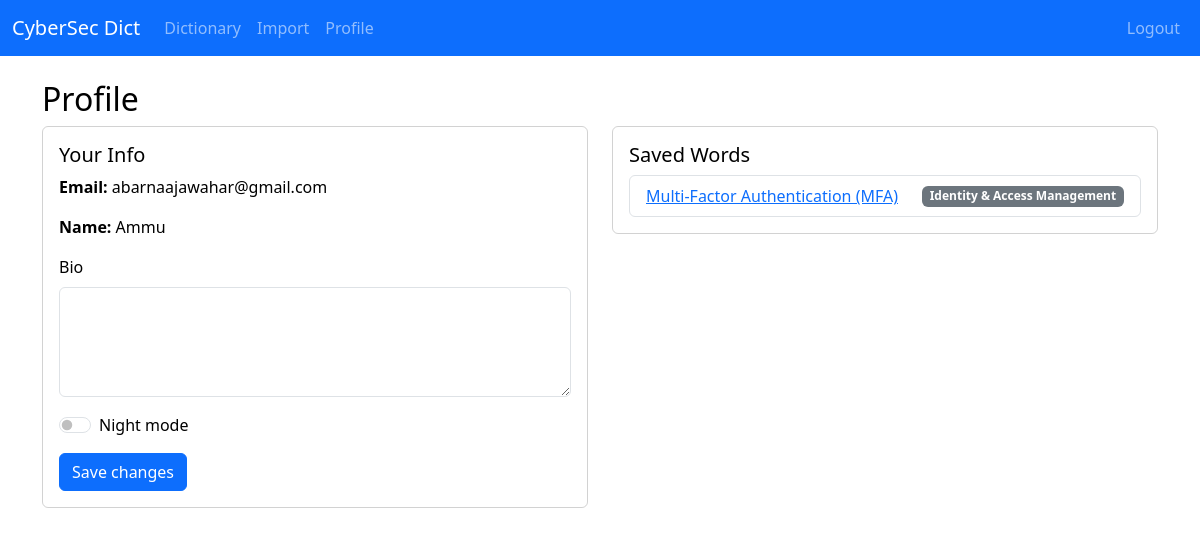
The page /profile/ (signed in) on the database its author committed.
### models.py (models this page shows, shortened)
class User(UserMixin, db.Model):
    id = db.Column(db.Integer, primary_key=True)
    email = db.Column(db.String(255), unique=True, nullable=False)
    password_hash = db.Column(db.String(255), nullable=False)
    display_name = db.Column(db.String(120), nullable=False)
    bio = db.Column(db.Text, default='')
    night_mode = db.Column(db.Boolean, default=False)
    created_at = db.Column(db.DateTime, default=datetime.utcnow)
    saved_entries = db.relationship(
        'DictionaryEntry', secondary=saved_words, lazy='dynamic', backref='saved_by_users'
    )

class DictionaryEntry(db.Model):
    id = db.Column(db.Integer, primary_key=True)
    term = db.Column(db.String(255), unique=True, nullable=False, index=True)
    content = db.Column(db.Text, nullable=False)
    category = db.Column(db.String(120), nullable=True, index=True)
    created_at = db.Column(db.DateTime, default=datetime.utcnow)
    updated_at = db.Column(db.DateTime, default=datetime.utcnow, onupdate=datetime.utcnow)

### routes_profile.py (the view)
@profile_bp.route('/')
@login_required
def view_profile():
    return render_template('profile.html')

### app.py (called while the page is built)
@login_manager.user_loader
def load_user(user_id):
    from models import User
    return User.query.get(int(user_id))

### templates/profile.html
{% extends 'base.html' %}
{% block content %}
<h2>Profile</h2>
<div class="row g-4">
  <div class="col-md-6">
    <div class="card">
      <div class="card-body">
        <h5 class="card-title">Your Info</h5>
        <p><strong>Email:</strong> {{ current_user.email }}</p>
        <p><strong>Name:</strong> {{ current_user.display_name }}</p>
        <form method="post" action="{{ url_for('profile.update_profile') }}">
          <div class="mb-3">
            <label class="form-label">Bio</label>
            <textarea class="form-control" name="bio" rows="4">{{ current_user.bio }}</textarea>
          </div>
          <div class="form-check form-switch mb-3">
            <input class="form-check-input" type="checkbox" id="nightMode" name="night_mode" {% if current_user.night_mode %}checked{% endif %}>
            <label class="form-check-label" for="nightMode">Night mode</label>
          </div>
          <button class="btn btn-primary" type="submit">Save changes</button>
        </form>
      </div>
    </div>
  </div>
  <div class="col-md-6">
    <div class="card">
      <div class="card-body">
        <h5 class="card-title">Saved Words</h5>
        {% set saved = current_user.saved_entries.order_by('term').all() %}
        {% if saved %}
        <ul class="list-group">
          {% for s in saved %}
          <li class="list-group-item d-flex justify-content-between align-items-center">
            <a href="{{ url_for('dict.detail', entry_id=s.id) }}">{{ s.term }}</a>
            <span class="badge text-bg-secondary">{{ s.category or 'General' }}</span>
          </li>
          {% endfor %}
        </ul>
        {% else %}
        <p class="text-muted">No saved words yet.</p>
        {% endif %}
      </div>
    </div>
  </div>
</div>
{% endblock %}

### static/styles.css (style rules this page uses)
body.bg-body { background-color: var(--bg) !important; color: var(--fg) !important; }
.card { background-color: var(--card); color: var(--fg); }
.list-group-item { background-color: var(--card); color: var(--fg); }
.badge.text-bg-secondary { background-color: #6c757d !important; }

### rows shown on the page
User: email "abarnaajawahar@gmail.com", display_name "Ammu"
DictionaryEntry: term "Multi-Factor Authentication (MFA)", category "Identity & Access Management"
